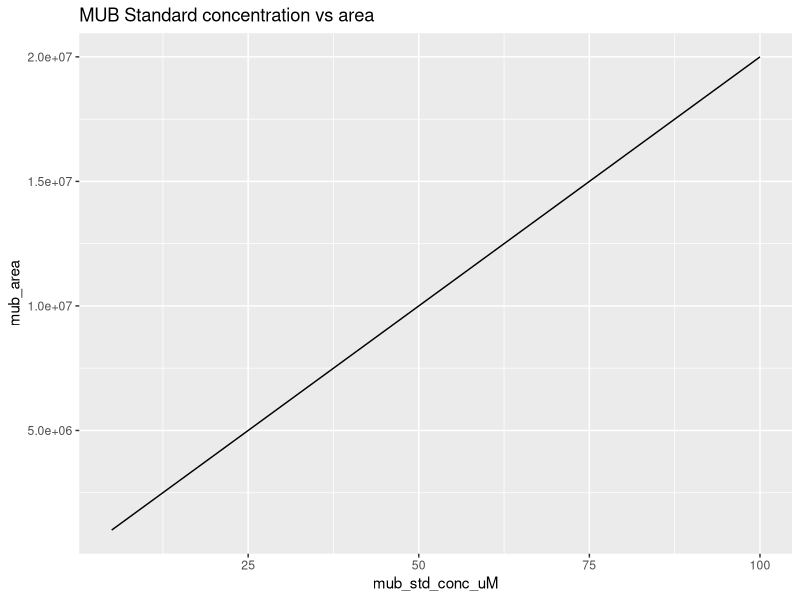
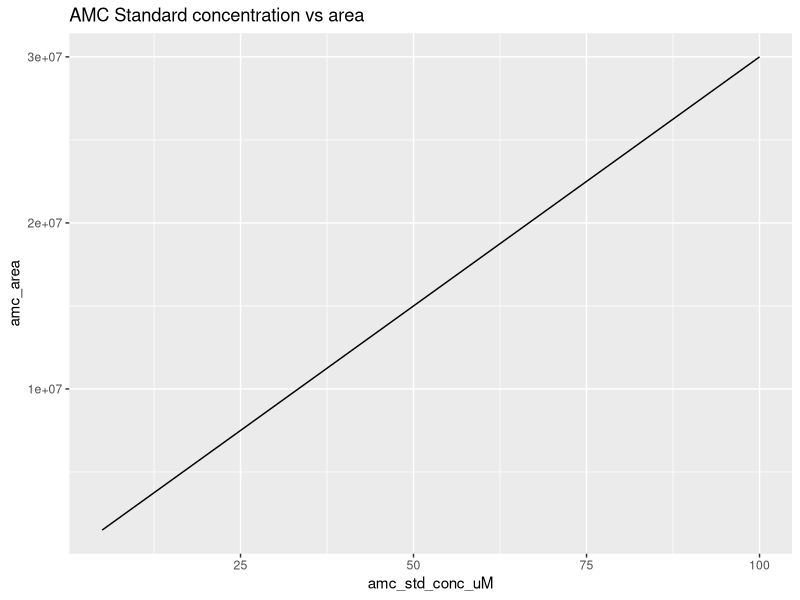
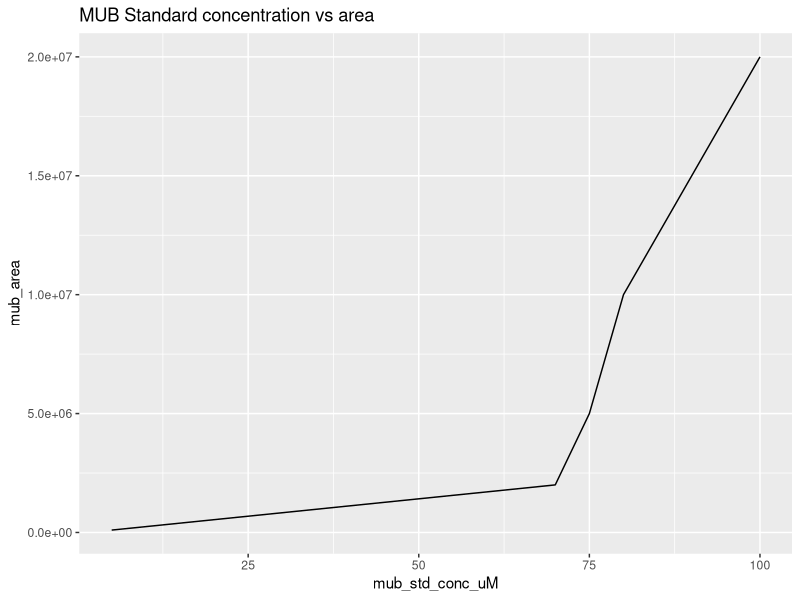
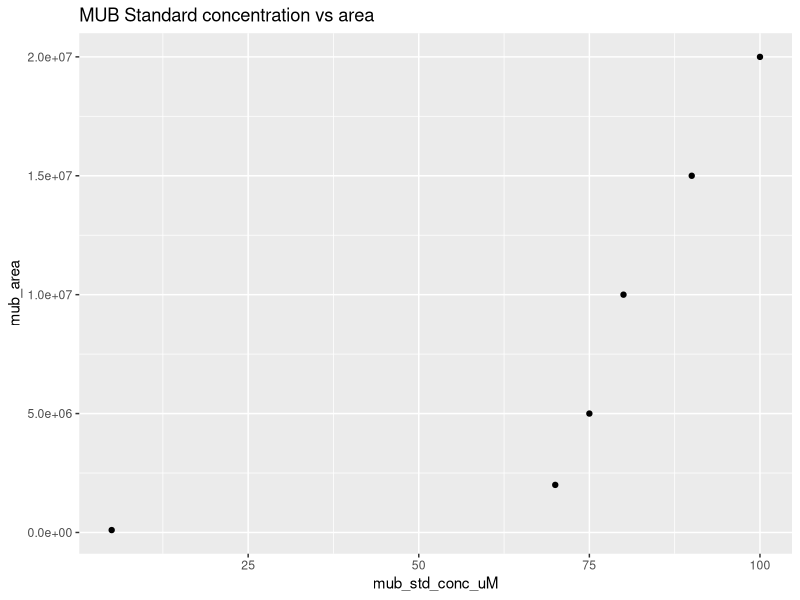
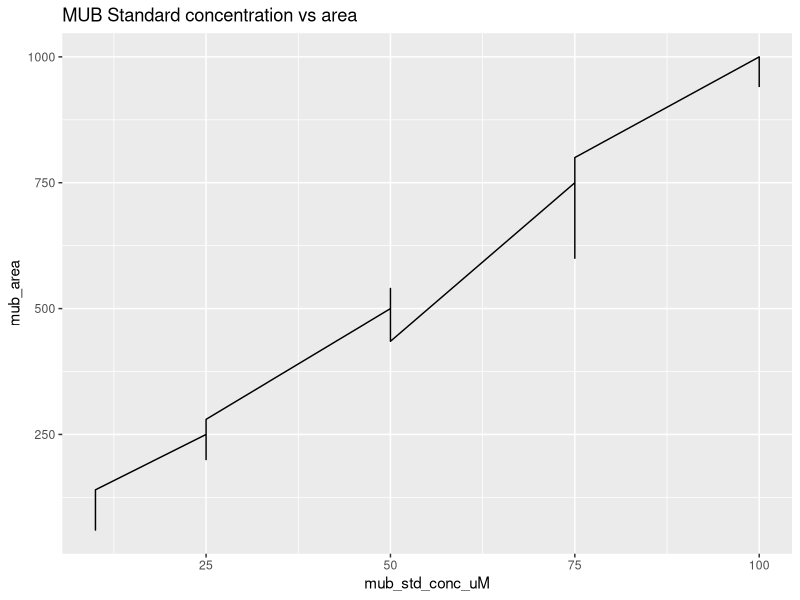
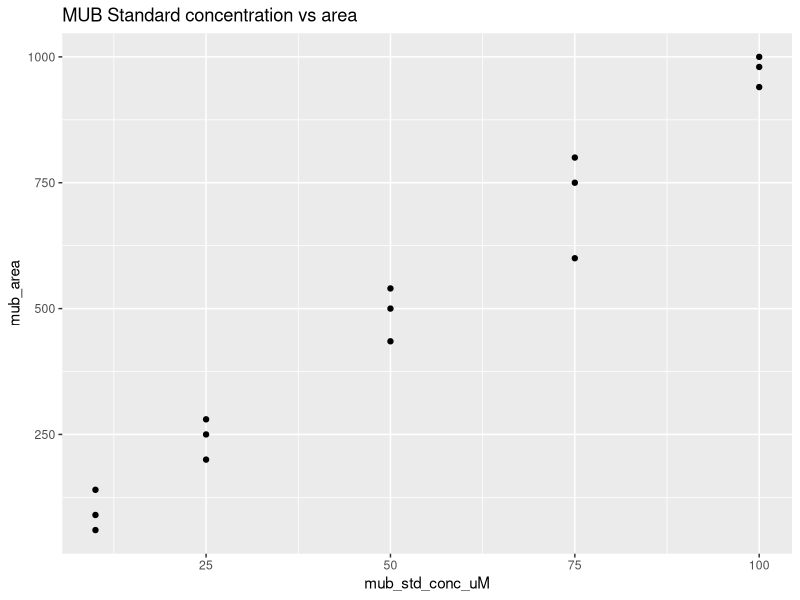
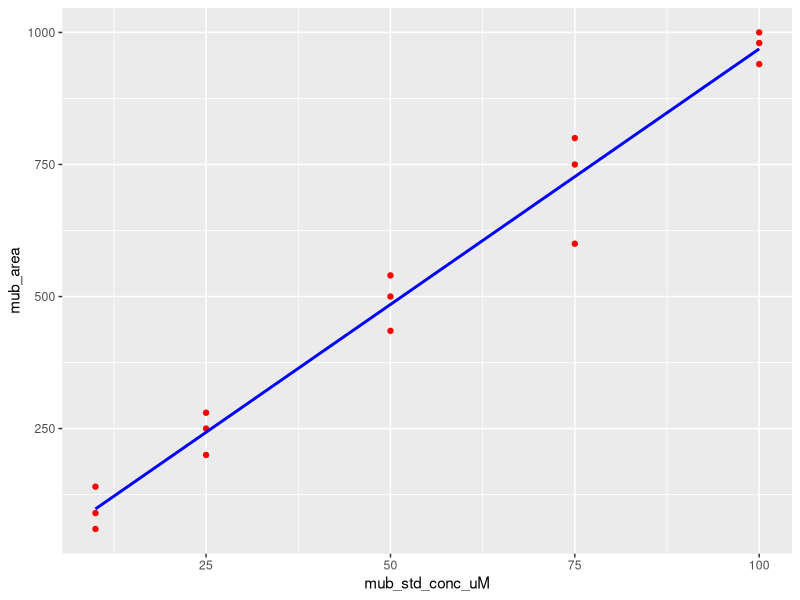
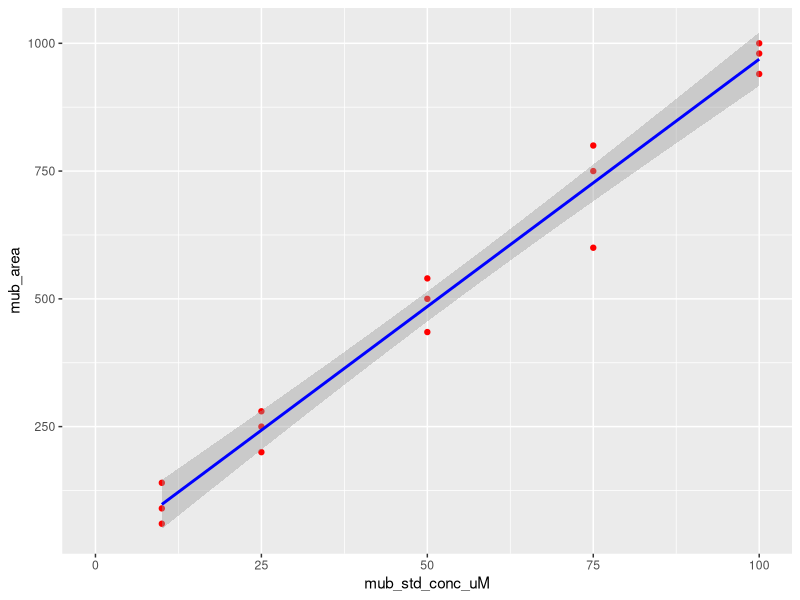

R code for these plots, in order:
## ---- chunk 1
library(tidyverse)
## ---- chunk 2
stdcurve <- read_csv("fake_chromatogram_data.csv",
                     show_col_types = FALSE,
                     col_names = c("mub_std_conc_uM",
                                   "mub_area",
                                   "amc_std_conc_uM",
                                   "amc_area"))
## ---- chunk 3
ggplot(stdcurve) +
  geom_line(aes(x=mub_std_conc_uM, y=mub_area)) +
  ggtitle("MUB Standard concentration vs area")
## ---- chunk 4
ggplot(stdcurve) +
  geom_line(aes(x=amc_std_conc_uM, y=amc_area)) +
  ggtitle("AMC Standard concentration vs area")
## ---- chunk 5
stdcurve_2 <- read_csv("fake_chromatogram_data_2.csv",
                     show_col_types = FALSE,
                     col_names = c("mub_std_conc_uM",
                                   "mub_area",
                                   "amc_std_conc_uM",
                                   "amc_area"))
## ---- chunk 6
ggplot(stdcurve_2) +
  geom_line(aes(x=mub_std_conc_uM, y=mub_area)) +
  ggtitle("MUB Standard concentration vs area")
## ---- chunk 7
ggplot(stdcurve_2) +
  geom_point(aes(x=mub_std_conc_uM, y=mub_area)) +
  ggtitle("MUB Standard concentration vs area")
## ---- chunk 8
stdcurve_3 <- read_csv("fake_chromatogram_data_3.csv",
                     show_col_types = FALSE,
                     col_names = c("mub_std_conc_uM",
                                   "mub_area",
                                   "amc_std_conc_uM",
                                   "amc_area"))
## ---- chunk 9
ggplot(stdcurve_3) +
  geom_line(aes(x=mub_std_conc_uM, y=mub_area)) +
  ggtitle("MUB Standard concentration vs area")
## ---- chunk 10
ggplot(stdcurve_3) +
  geom_point(aes(x=mub_std_conc_uM, y=mub_area)) +
  ggtitle("MUB Standard concentration vs area")
## ---- chunk 11
ggplot(data = stdcurve_3, aes(x = mub_std_conc_uM, y = mub_area)) + geom_point(color = 'red') +
  geom_smooth(method = "lm", se = FALSE, color = 'blue')
## ---- chunk 12
ggplot(data = stdcurve_3, aes(x = mub_std_conc_uM, y = mub_area)) + 
  geom_point(color = 'red') + 
  xlim(c(0, 100)) +
  geom_smooth(method = "lm", se = TRUE, color = 'blue') 
